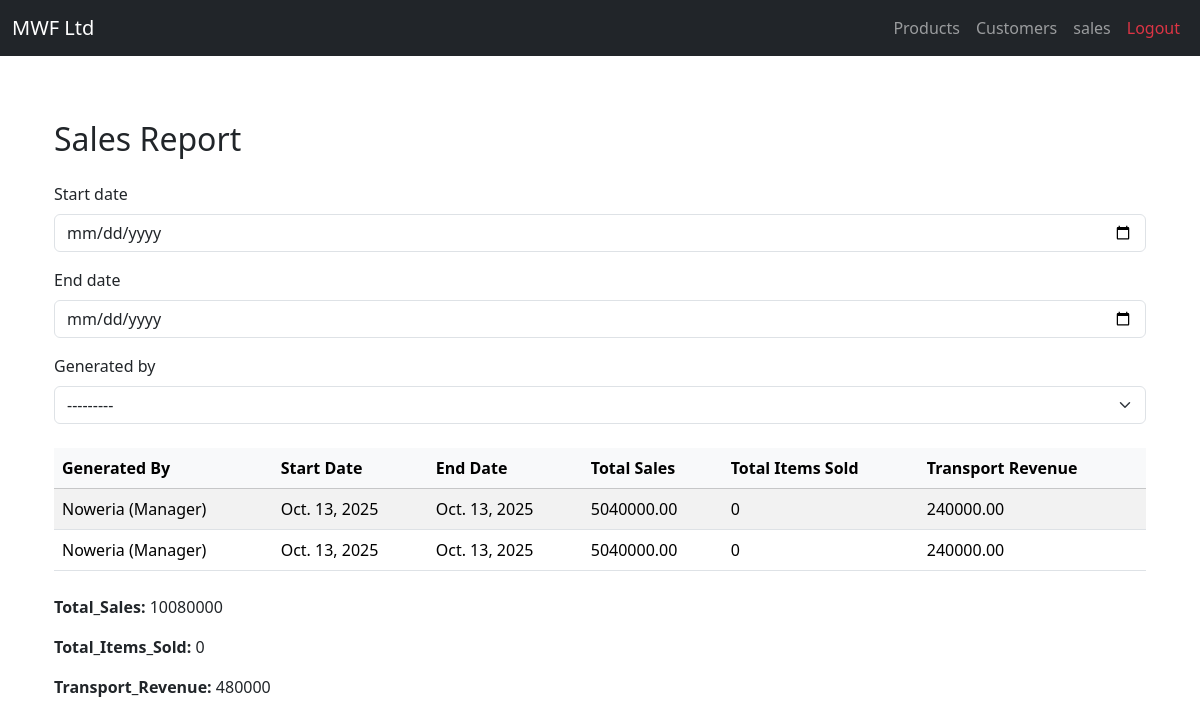
The page /reports/sales-report/ on the database its author committed.
### reports/models.py (models this page shows)
class SalesReport(models.Model):
    generated_by = models.ForeignKey(settings.AUTH_USER_MODEL, on_delete=models.SET_NULL, null=True)
    start_date = models.DateField()
    end_date = models.DateField()
    total_sales = models.DecimalField(max_digits=12, decimal_places=2)
    total_items_sold = models.PositiveIntegerField()
    transport_revenue = models.DecimalField(max_digits=10, decimal_places=2)
    generated_at = models.DateTimeField(auto_now_add=True)

### users/models.py (models this page shows)
class User(AbstractUser):
    MANAGER = 'manager'
    ATTENDANT = 'attendant'
    SALES_AGENT = 'sales_agent'
    ROLE_CHOICES = [
        (MANAGER, 'Manager'),
        (ATTENDANT, 'Attendant'),
        (SALES_AGENT, 'Sales Agent'),
    ]
    role = models.CharField(max_length=20, choices=ROLE_CHOICES, default=ATTENDANT)
    def __str__(self):
        return f"{self.username} ({self.get_role_display()})"

### reports/views.py (the view, shortened to what this page needs)
# urls.py: path('sales-report/', sales_report_view, name='sales_report'),
def sales_report_view(request):
    form = SalesReportFilterForm(request.GET or None)
    sales = SalesReport.objects.all()
    totals = sales.aggregate(
        total_sales=Sum('total_sales'),
        total_items_sold=Sum('total_items_sold'),
        transport_revenue=Sum('transport_revenue')
    )
    context = {
        'form': form,
        'sales': sales,
        'total_sales': totals['total_sales'] or 0,
        'total_items_sold': totals['total_items_sold'] or 0,
        'transport_revenue': totals['transport_revenue'] or 0,
    }
    return render(request, 'sales_report.html', context)

### reports/forms.py
class SalesReportFilterForm(forms.Form):
    start_date = forms.DateField(required=False, widget=forms.DateInput(attrs={'type': 'date'}))
    end_date = forms.DateField(required=False, widget=forms.DateInput(attrs={'type': 'date'}))
    generated_by = forms.ModelChoiceField(queryset=User.objects.all(), required=False)

### reports/templates/sales_report.html
{% extends 'base.html' %}
{% load crispy_forms_tags %}
{% block content %}
<div class="container mt-5">
  <h2 class="mb-4">Sales Report</h2>
  <form method="get" action="{% url 'sales_report' %}" class="mb-4" novalidate>
    {% crispy form %}
  </form>
  {% if sales %}
  <table class="table table-striped mt-4">
    <thead class="table-light">
      <tr>
        <th>Generated By</th>
       <th>Start Date</th>
       <th>End Date</th>
       <th>Total Sales</th>
      <th>Total Items Sold</th>
      <th>Transport Revenue</th>
      </tr>
    </thead>
    <tbody>
      {% for sale in sales %}
      <tr>
        <td>{{ sale.generated_by }}</td>
        <td>{{ sale.start_date }}</td>
        <td>{{ sale.end_date }}</td>
        <td>{{ sale.total_sales }}</td>
        <td>{{ sale.total_items_sold }}</td>
        <td>{{ sale.transport_revenue }}</td>
      </tr>
      {% endfor %}
    </tbody>
  </table>
  <div class="mt-4">
    <p><strong>Total_Sales:</strong> {{ total_sales }}</p>
    <p><strong>Total_Items_Sold:</strong> {{ total_items_sold }}</p>
    <p><strong>Transport_Revenue:</strong> {{ transport_revenue }}</p>
  </div>
  {% else %}
    <p>No sales data available for the selected period.</p>
  {% endif %}
</div>
{% endblock %}

### rows shown on the page
SalesReport: generated_by "Noweria (Manager)", start_date "Oct. 13, 2025", end_date "Oct. 13, 2025", total_sales "5040000.00", total_items_sold "0", transport_revenue "240000.00"
SalesReport: generated_by "Noweria (Manager)", start_date "Oct. 13, 2025", end_date "Oct. 13, 2025", total_sales "5040000.00", total_items_sold "0", transport_revenue "240000.00"

### other values the page prints
{{ total_sales }} "10080000"
{{ total_items_sold }} "0"
{{ transport_revenue }} "480000"
